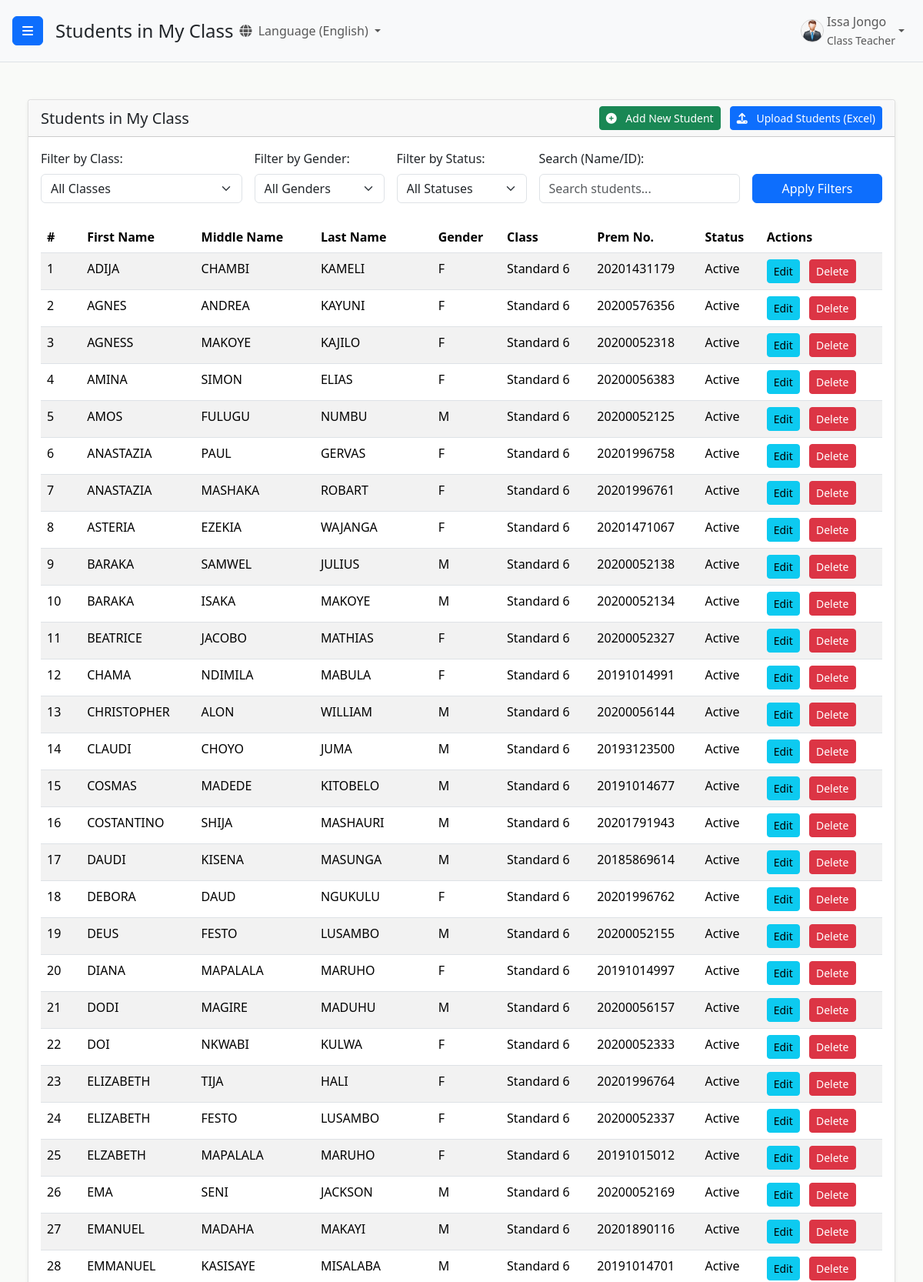
Screenshot of /students/students/my-class/ (signed in, upper part) with the database file from the repository.
### users/models.py (models this page shows, shortened)
class CustomUser(AbstractUser):
    ROLE_CHOICES = (
        ('admin', 'Admin'),
        ('headteacher', 'Head Teacher'),
        ('class_teacher', 'Class Teacher'),
        ('academic_teacher', 'Academic Teacher'),
        ('statistic_teacher', 'Statistic Teacher'),
        ('subject_teacher', 'Subject Teacher'),
    )
    GENDER_CHOICES = (
        ('M', 'Male'),
        ('F', 'Female'),
        ('O', 'Other'), # Optional: for inclusivity
    )
    role = models.CharField(max_length=20, choices=ROLE_CHOICES, default='academic_teacher')
    is_approved = models.BooleanField(default=False)
    phone_regex = RegexValidator(regex=r'^\+?1?\d{9,15}$',
                                 message="Phone number must be entered in the format: '+999999999'. Up to 15 digits allowed.")
    phone_number = models.CharField(validators=[phone_regex],
                                    max_length=17,
                                    blank=True,
                                    null=True,
                                    unique=True
                                    )
    gender = models.CharField(max_length=1, choices=GENDER_CHOICES, blank=True, null=True)
    address = models.CharField(max_length=255, blank=True, null=True) # <-- ADD THIS FIELD if it's not there
    security_question_1 = models.CharField(max_length=255, blank=True, null=True)
    security_answer_1 = models.CharField(max_length=255, blank=True, null=True)
    security_question_2 = models.CharField(max_length=255, blank=True, null=True)
    security_answer_2 = models.CharField(max_length=255, blank=True, null=True)
    security_question_3 = models.CharField(max_length=255, blank=True, null=True)
    security_answer_3 = models.CharField(max_length=255, blank=True, null=True)
    security_questions_set = models.BooleanField(default=False)
    groups = models.ManyToManyField(
        Group,
        verbose_name=('groups'),
        blank=True,
        help_text=(
            'The groups this user belongs to. A user will get all permissions '
            'granted to each of their groups.'
        ),
        related_name="customuser_set",
        related_query_name="customuser",
    )
    user_permissions = models.ManyToManyField(
        Permission,
        verbose_name=('user permissions'),
        blank=True,
        help_text=('Specific permissions for this user.'),
        related_name="customuser_set",
        related_query_name="customuser",
    )

### students/models.py (models this page shows, shortened)
class Student(models.Model):
    prem_number = models.CharField(max_length=20, unique=True)
    first_name = models.CharField(max_length=100)
    middle_name = models.CharField(max_length=100, blank=True, null=True) # <<< ADDED THIS LINE
    last_name = models.CharField(max_length=100)
    date_of_birth = models.DateField()
    gender_choices = (
        ('M', 'Male'),
        ('F', 'Female'),
        ('O', 'Other'),
    )
    gender = models.CharField(max_length=1, choices=gender_choices)
    STATUS_CHOICES = [
        ('Active', 'Active'),
        ('Inactive', 'Inactive'),
        ('Graduated', 'Graduated'),
        ('Transferred', 'Transferred Out'),
        ('Suspended', 'Suspended'), # Add other relevant statuses
    ]
    status = models.CharField(
        max_length=20,
        choices=STATUS_CHOICES,
        default='Active' # Set a default for new students
    )
    current_class = models.ForeignKey(
        Class,
        on_delete=models.SET_NULL,
        null=True,
        blank=True,
        related_name='students',
    )
    graduation_year = models.IntegerField(null=True, blank=True)
    has_attempted_exam = models.BooleanField(default=False)
    class Meta:
        ordering = ['current_class__name', 'first_name', 'last_name']

class Class(models.Model):
    name = models.CharField(max_length=100, unique=True)
    class_teacher = models.OneToOneField(
        CustomUser,
        on_delete=models.SET_NULL,
        limit_choices_to={'role': 'class_teacher'},
        null=True,
        blank=True,
        related_name='assigned_class'
    )
    year = models.IntegerField(default=2025)
    subjects = models.ManyToManyField('Subject', related_name='classes_assigned') # Renamed related_name for clarity
    class Meta:
        verbose_name_plural = 'Classes'
        unique_together = ('name', 'year')

### students/views.py (the view)
# urls.py: path('students/my-class/', views.students_in_my_class_view, name='students_in_my_class'),
@login_required
@user_passes_test(is_class_teacher)
def students_in_my_class_view(request):
    students = Student.objects.none()
    message = None
    teacher_class_assignment = None
    examination = None
    if hasattr(request.user, 'assigned_class') and request.user.assigned_class:
        teacher_class_assignment = request.user.assigned_class
        students = Student.objects.filter(current_class=teacher_class_assignment).order_by('first_name', 'last_name')
        examination = Examination.objects.filter(classes_taking_exam=teacher_class_assignment).order_by('-academic_year', '-term').first()
        if not students.exists():
            message = f"No students are currently assigned to your class: {teacher_class_assignment.name}."
        if not examination and students.exists(): # Only show this message if there are students but no exam data
            message = (message or "") + (f" No examinations found for your class: {teacher_class_assignment.name}. Result slips and performance analysis may be incomplete.")
    else:
        message = "You are not assigned to any class or your profile is incomplete. Please contact the administrator."
    context = {
        'students': students,
        'page_title': 'Students in My Class',
        'message': message,
        'show_class_column': False, # This view is already specific to a class
        'class_obj': teacher_class_assignment, # Pass the class object for potential links
        'examination': examination, # Pass the examination object for potential links
    }
    return render(request, 'students/student_list_template.html', context)

### templates/students/student_list_template.html (shortened to what this page needs)
{% extends 'base.html' %}
{% load static %}
{% block page_heading %}{{ page_title }}{% endblock %}
{% block content %}
<div class="container-fluid mt-4">
    <div class="row">
        <div class="col-12">
            <div class="card">
                <div class="card-header d-flex justify-content-between align-items-center">
                    <h5 class="mb-0">{{ page_title }}</h5>
                    <div>
                        <a href="{% url 'add_student' %}" class="btn btn-success btn-sm me-2">
                            <i class="fas fa-plus-circle me-2"></i> Add New Student
                        </a>
                        <a href="{% url 'upload_students_excel' %}" class="btn btn-primary btn-sm">
                            <i class="fas fa-upload me-2"></i> Upload Students (Excel)
                        </a>
                    </div>
                </div>
                <div class="card-body">
                    <form method="GET" class="mb-4">
                        <div class="row g-3 align-items-end">
                            <div class="col-md-3">
                                <label for="class_id" class="form-label">Filter by Class:</label>
                                <select name="class_id" id="class_id" class="form-select">
                                    <option value="">All Classes</option>
                                </select>
                            </div>
                            <div class="col-md-2">
                                <label for="gender" class="form-label">Filter by Gender:</label>
                                <select name="gender" id="gender" class="form-select">
                                    <option value="">All Genders</option>
                                </select>
                            </div>
                            <div class="col-md-2">
                                <label for="status" class="form-label">Filter by Status:</label>
                                <select name="status" id="status" class="form-select">
                                    <option value="">All Statuses</option>
                                </select>
                            </div>
                            <div class="col-md-3">
                                <label for="q" class="form-label">Search (Name/ID):</label>
                                <input type="text" name="q" id="q" class="form-control" placeholder="Search students..." value="{{ search_query }}">
                            </div>
                            <div class="col-md-2">
                                <button type="submit" class="btn btn-primary w-100">Apply Filters</button>
                            </div>
                        </div>
                    </form>
                    {% if message %}
                        <p class="alert alert-info">{{ message }}</p>
                    {% elif students %}
                        <div class="table-responsive">
                            <table class="table table-striped table-hover">
                                <thead>
                                    <tr>
                                        <th>#</th>
                                        <th>First Name</th>
                                        <th>Middle Name</th>
                                        <th>Last Name</th>
                                        <th>Gender</th>
                                        <th>Class</th>
                                        <th>Prem No.</th>
                                        <th>Status</th>
                                        <th>Actions</th>
                                    </tr>
                                </thead>
                                <tbody>
                                    {% for student in students %}
                                    <tr>
                                        <td>{{ forloop.counter }}</td>
                                        <td>{{ student.first_name }}</td>
                                        <td>{{ student.middle_name }}</td>
                                        <td>{{ student.last_name }}</td>
                                        <td>{{ student.gender }}</td>
                                        <td>{{ student.current_class.name }}</td>
                                        <td>{{ student.prem_number }}</td>
                                        <td>{{ student.status }}</td>
                                        <td>
                                            <a href="{% url 'edit_student' student.pk %}" class="btn btn-info btn-sm me-2">Edit</a>
                                            <a href="{% url 'student_delete' student.pk %}" class="btn btn-danger btn-sm">Delete</a>
                                        </td>
                                    </tr>
                                    {% endfor %}
                                </tbody>
                            </table>
                        </div>
                    {% else %}
                        <p>No students found for this view.</p>
                    {% endif %}
                </div>
            </div>
        </div>
    </div>
</div>
{% endblock content %}

### templates/base.html (shortened to what this page needs)
{% load static %}
{% load i18n %}
<!DOCTYPE html>
<html lang="en">
<head>
    <link href="https://cdn.jsdelivr.net/npm/bootstrap@5.3.3/dist/css/bootstrap.min.css" rel="stylesheet">
    <link rel="stylesheet" href="https://cdn.jsdelivr.net/npm/bootstrap-icons@1.10.5/font/bootstrap-icons.css">
    <link rel="stylesheet" href="https://cdnjs.cloudflare.com/ajax/libs/font-awesome/6.5.2/css/all.min.css" />
    {% block dashboard_css %}
        <link rel="stylesheet" href="{% static 'users/css/dashboard.css' %}">
    {% endblock %}
</head>
<body class="d-flex flex-column min-vh-100">
    {% block body_content %}
        <div class="d-flex flex-grow-1" id="wrapper">
            <div id="page-content-wrapper" class="flex-grow-1 d-flex flex-column">
                <nav class="navbar navbar-expand-lg navbar-light bg-light border-bottom">
                    <button class="btn btn-primary" id="menu-toggle">
                        <i class="fas fa-bars"></i>
                    </button>
                    <h4 class="ms-3 my-0">{% block page_heading %}Welcome!{% endblock %}</h4>
                    {% get_current_language as LANGUAGE_CODE %}
                <div class="collapse navbar-collapse" id="navbarSupportedContent">
                    <ul class="navbar-nav me-auto mt-2 mt-lg-0">
                        <li class="nav-item dropdown">
                            <a class="nav-link dropdown-toggle" href="#" id="navbarDropdownLanguage" role="button" data-bs-toggle="dropdown" aria-expanded="false">
                                <i class="fas fa-globe me-1"></i>
                                {% if LANGUAGE_CODE == 'en' %}{% translate "Language" %} (English){% else %}{% translate "Language" %} (Kiswahili){% endif %}
                            </a>
                                {% get_language_info for 'en' as lang_en %}
                                {% get_language_info for 'sw' as lang_sw %}
                        </li>
                    </ul>
                    <ul class="navbar-nav mt-2 mt-lg-0">
                        {% if user.is_authenticated %}
                            <li class="nav-item dropdown">
                                <a class="nav-link dropdown-toggle d-flex align-items-center" href="#" id="navbarDropdownDashboard" role="button" data-bs-toggle="dropdown" data-bs-display="static" aria-expanded="false">
                                    {% if user.gender == 'M' %}
                                        <img src="{% static 'users/img/male_icon.png' %}" alt="Male User Icon" class="rounded-circle me-1" style="width: 30px; height: 30px; object-fit: cover;">
                                    {% elif user.gender == 'F' %}
                                        <img src="{% static 'users/img/female_icon.png' %}" alt="Female User Icon" class="rounded-circle me-1" style="width: 30px; height: 30px; object-fit: cover;">
                                    {% else %}
                                        <i class="fas fa-user me-1"></i>
                                    {% endif %}
                                    <span>
                                        {% if user.first_name and user.last_name %}
                                            {{ user.first_name }} {{ user.last_name }}
                                        {% else %}
                                            {{ user.username }}
                                        {% endif %}
                                        {% if user.role %}
                                            <br><small>{{ user.get_role_display }}</small>
                                        {% endif %}
                                    </span>
                                </a>
                            </li>
                        {% else %}
                            <li class="nav-item">
                                <a class="nav-link" href="{% url 'login' %}">{% translate "Login" %}</a>
                            </li>
                        {% endif %}
                    </ul>
                </div>
                </nav>
                <div id="main-content-area" class="flex-grow-1 overflow-auto">
                    {% block content %}{% endblock %}
                </div>
            </div>
        </div>
    {% endblock body_content %}
</body>
</html>

### rows the page displays
CustomUser: first_name "Issa", last_name "Jongo", role "Class Teacher"
Student: first_name "ADIJA", middle_name "CHAMBI", last_name "KAMELI", gender "F", current_class.name "Standard 6", prem_number "20201431179", status "Active"
Student: first_name "AGNES", middle_name "ANDREA", last_name "KAYUNI", gender "F", current_class.name "Standard 6", prem_number "20200576356", status "Active"
Student: first_name "AGNESS", middle_name "MAKOYE", last_name "KAJILO", gender "F", current_class.name "Standard 6", prem_number "20200052318", status "Active"
Student: first_name "AMINA", middle_name "SIMON", last_name "ELIAS", gender "F", current_class.name "Standard 6", prem_number "20200056383", status "Active"
Student: first_name "AMOS", middle_name "FULUGU", last_name "NUMBU", gender "M", current_class.name "Standard 6", prem_number "20200052125", status "Active"
Student: first_name "ANASTAZIA", middle_name "PAUL", last_name "GERVAS", gender "F", current_class.name "Standard 6", prem_number "20201996758", status "Active"
Student: first_name "ANASTAZIA", middle_name "MASHAKA", last_name "ROBART", gender "F", current_class.name "Standard 6", prem_number "20201996761", status "Active"
Student: first_name "ASTERIA", middle_name "EZEKIA", last_name "WAJANGA", gender "F", current_class.name "Standard 6", prem_number "20201471067", status "Active"
Student: first_name "BARAKA", middle_name "SAMWEL", last_name "JULIUS", gender "M", current_class.name "Standard 6", prem_number "20200052138", status "Active"
Student: first_name "BARAKA", middle_name "ISAKA", last_name "MAKOYE", gender "M", current_class.name "Standard 6", prem_number "20200052134", status "Active"
Student: first_name "BEATRICE", middle_name "JACOBO", last_name "MATHIAS", gender "F", current_class.name "Standard 6", prem_number "20200052327", status "Active"
Student: first_name "CHAMA", middle_name "NDIMILA", last_name "MABULA", gender "F", current_class.name "Standard 6", prem_number "20191014991", status "Active"
Student: first_name "CHRISTOPHER", middle_name "ALON", last_name "WILLIAM", gender "M", current_class.name "Standard 6", prem_number "20200056144", status "Active"
Student: first_name "CLAUDI", middle_name "CHOYO", last_name "JUMA", gender "M", current_class.name "Standard 6", prem_number "20193123500", status "Active"
Student: first_name "COSMAS", middle_name "MADEDE", last_name "KITOBELO", gender "M", current_class.name "Standard 6", prem_number "20191014677", status "Active"
Student: first_name "COSTANTINO", middle_name "SHIJA", last_name "MASHAURI", gender "M", current_class.name "Standard 6", prem_number "20201791943", status "Active"
Student: first_name "DAUDI", middle_name "KISENA", last_name "MASUNGA", gender "M", current_class.name "Standard 6", prem_number "20185869614", status "Active"
Student: first_name "DEBORA", middle_name "DAUD", last_name "NGUKULU", gender "F", current_class.name "Standard 6", prem_number "20201996762", status "Active"
Student: first_name "DEUS", middle_name "FESTO", last_name "LUSAMBO", gender "M", current_class.name "Standard 6", prem_number "20200052155", status "Active"
Student: first_name "DIANA", middle_name "MAPALALA", last_name "MARUHO", gender "F", current_class.name "Standard 6", prem_number "20191014997", status "Active"
Student: first_name "DODI", middle_name "MAGIRE", last_name "MADUHU", gender "M", current_class.name "Standard 6", prem_number "20200056157", status "Active"
Student: first_name "DOI", middle_name "NKWABI", last_name "KULWA", gender "F", current_class.name "Standard 6", prem_number "20200052333", status "Active"
Student: first_name "ELIZABETH", middle_name "TIJA", last_name "HALI", gender "F", current_class.name "Standard 6", prem_number "20201996764", status "Active"
Student: first_name "ELIZABETH", middle_name "FESTO", last_name "LUSAMBO", gender "F", current_class.name "Standard 6", prem_number "20200052337", status "Active"
Student: first_name "ELZABETH", middle_name "MAPALALA", last_name "MARUHO", gender "F", current_class.name "Standard 6", prem_number "20191015012", status "Active"
Student: first_name "EMA", middle_name "SENI", last_name "JACKSON", gender "M", current_class.name "Standard 6", prem_number "20200052169", status "Active"
Student: first_name "EMANUEL", middle_name "MADAHA", last_name "MAKAYI", gender "M", current_class.name "Standard 6", prem_number "20201890116", status "Active"
Student: first_name "EMMANUEL", middle_name "KASISAYE", last_name "MISALABA", gender "M", current_class.name "Standard 6", prem_number "20191014701", status "Active"

### other values shown
{{ page_title }} "Students in My Class"
